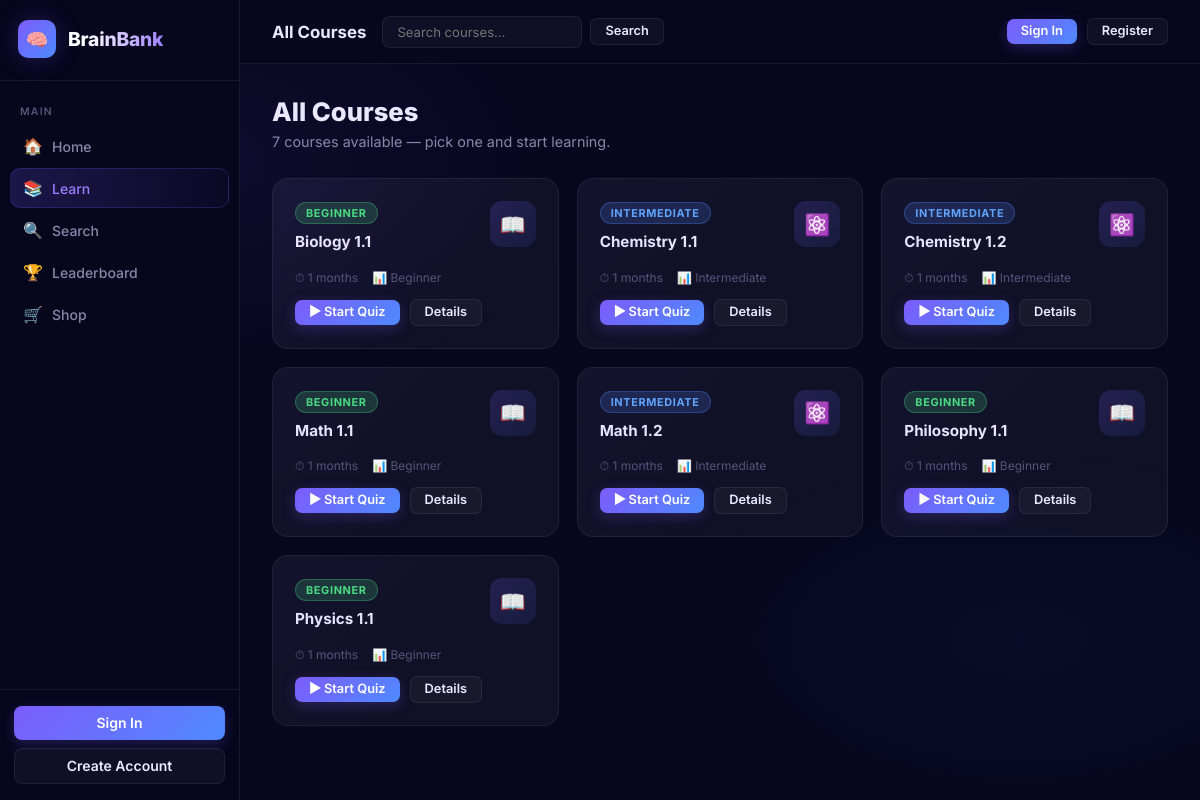
Page /courses/ on the earlier database version.
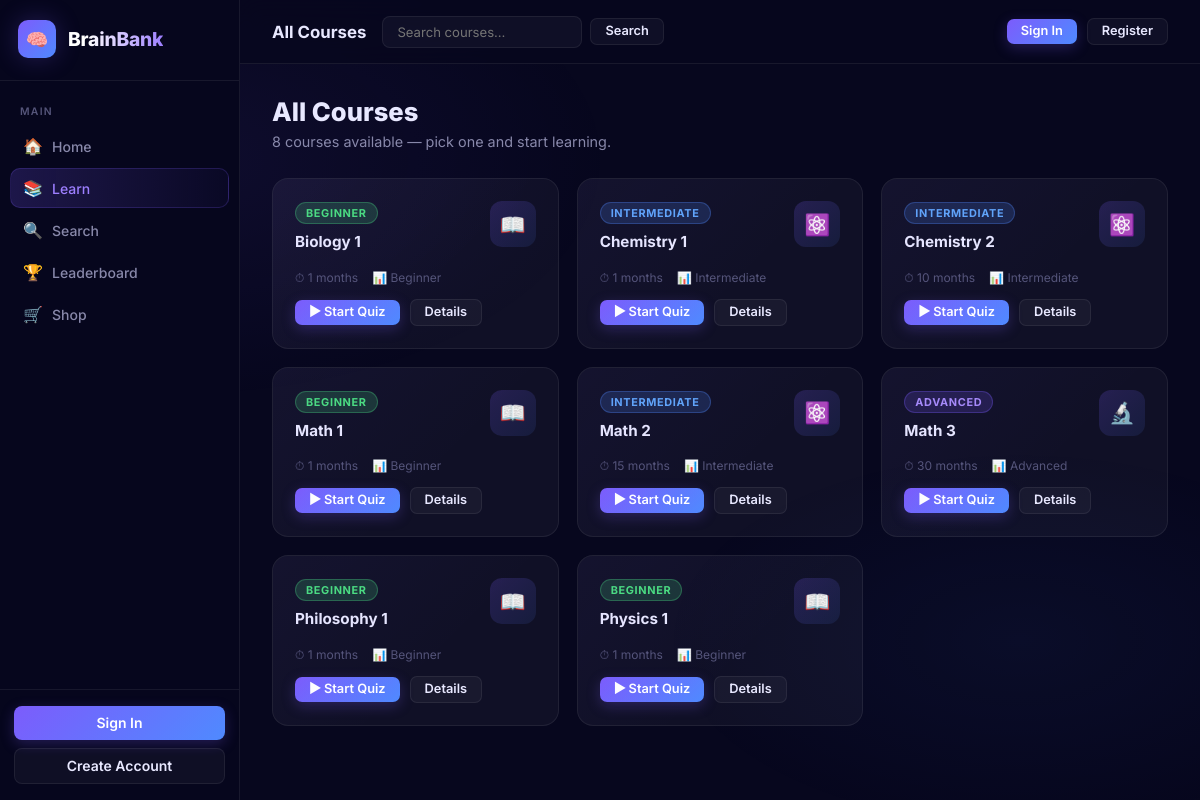
Same page on the later database version.
### courses/models.py (models this page shows, shortened)
class Course(models.Model):
    title = models.CharField(max_length=200)
    description = models.TextField()
    duration = models.IntegerField(help_text="Duration in minutes", default=30)
    level = models.CharField(max_length=50, choices=[
        ('Beginner', 'Beginner'),
        ('Intermediate', 'Intermediate'),
        ('Advanced', 'Advanced')
    ], default='Beginner')
    content = models.TextField(blank=True, null=True, help_text="Full HTML content for this course")

### courses/views.py (the view, shortened to what this page needs)
# urls.py: path('courses/', views.course_list, name='course_list'),
def course_list(request):
    courses = Course.objects.select_related('quiz').order_by('title')
    completed_course_ids = []
    player_profile = None
    context = {
        'courses': courses,
        'completed_course_ids': completed_course_ids,
        'player_profile': player_profile
    }
    return render(request, 'course_list.html', context)

### courses/context_processors.py (called while the page is built, shortened)
def active_effects(request):
    return {'active_effects': []}

### courses/templates/course_list.html (shortened to what this page needs)
{% extends "base.html" %}
{% block page_title %}All Courses{% endblock %}
{% block nav_learn %}active{% endblock %}
{% block topbar_extra %}
<form method="get" action="{% url 'course_search' %}" style="display:flex;gap:8px;align-items:center;">
    <input type="text" name="q" placeholder="Search courses…"
           style="background:var(--surface);border:1px solid var(--border);border-radius:8px;
                  padding:7px 14px;color:var(--text);font-size:0.82rem;font-family:inherit;
                  width:200px;outline:none;">
    <button type="submit" class="btn btn-ghost btn-sm">Search</button>
</form>
{% endblock %}
{% block content %}
    <div class="courses-header">
        <h1>All Courses</h1>
        <p>{{ courses|length }} course{{ courses|length|pluralize }} available — pick one and start learning.</p>
    </div>
    <div class="course-list-grid">
        {% for course in courses %}
        <div class="course-list-card">
            <div class="clc-top">
                <div>
                    {% if course.level %}
                    <span class="badge
                        {% if course.level == 'Advanced' %}badge-purple
                        {% elif course.level == 'Intermediate' %}badge-blue
                        {% else %}badge-green{% endif %}">
                        {{ course.level }}
                    </span>
                    {% endif %}
                    <a href="{% url 'course_detail' course.pk %}" class="clc-title" style="display:block;margin-top:8px;">
                        {{ course.title }}
                    </a>
                </div>
                <div class="clc-icon">
                    {% if course.level == "Advanced" %}🔬
                    {% elif course.level == "Intermediate" %}⚛️
                    {% else %}📖{% endif %}
                </div>
            </div>
            <div class="clc-meta">
                <span>⏱ {{ course.duration }} months</span>
                {% if course.level %}<span>📊 {{ course.level }}</span>{% endif %}
            </div>
            <div class="clc-actions">
                <a href="{% url 'quiz' course.pk 1 %}" class="btn btn-primary btn-sm">▶ Start Quiz</a>
                <a href="{% url 'course_detail' course.pk %}" class="btn btn-ghost btn-sm">Details</a>
            </div>
        </div>
        {% empty %}
        <div class="card" style="grid-column:1/-1;text-align:center;padding:48px;color:var(--text-muted);">
            No courses available yet.
        </div>
        {% endfor %}
    </div>
{% endblock %}

Differences in the rows shown:
changed Course: title "Biology 1.1" → "Biology 1"
changed Course: title "Chemistry 1.1" → "Chemistry 1"
changed Course: title "Chemistry 1.2" → "Chemistry 2"; duration "1" → "10"
changed Course: title "Math 1.1" → "Math 1"
changed Course: title "Math 1.2" → "Math 2"; duration "1" → "15"
added Course: level "ADVANCED", title "Math 3", duration "30", level "Advanced"
changed Course: title "Philosophy 1.1" → "Philosophy 1"
changed Course: title "Physics 1.1" → "Physics 1"
Other differences:
{{ courses|length }}: "7" → "8"
